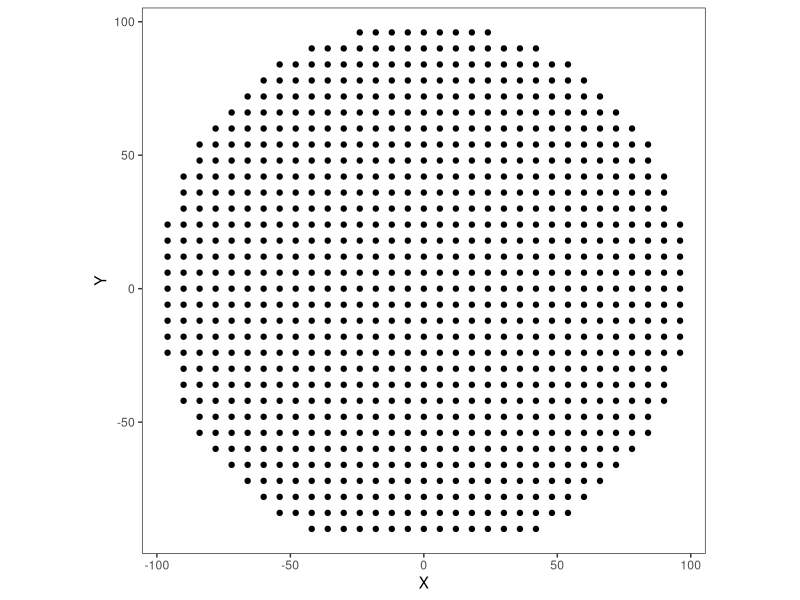
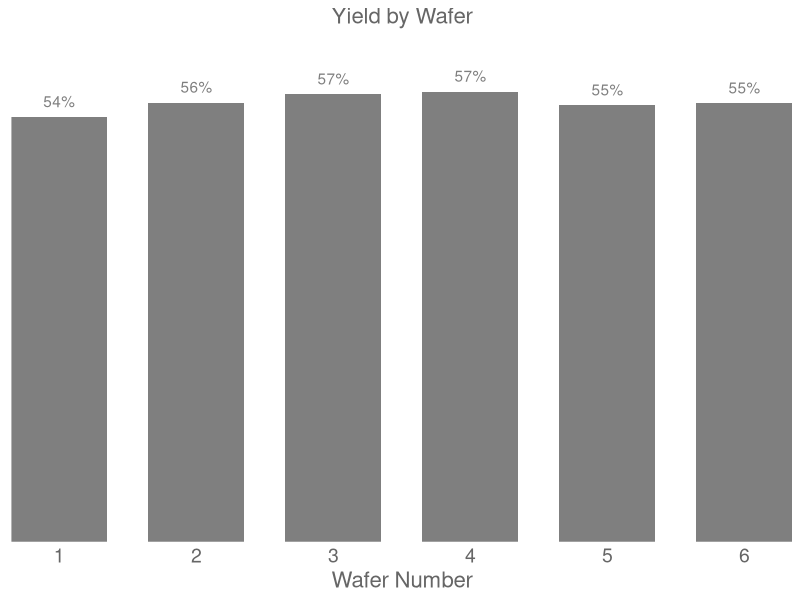
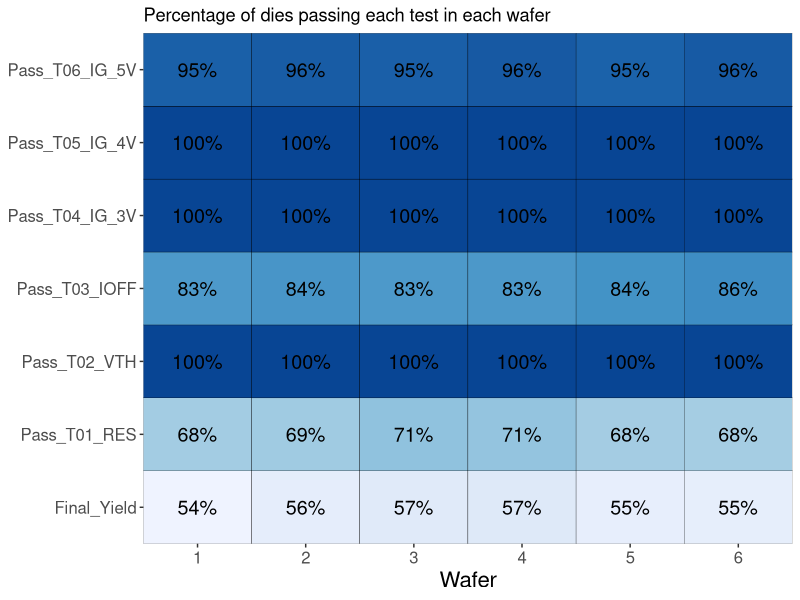
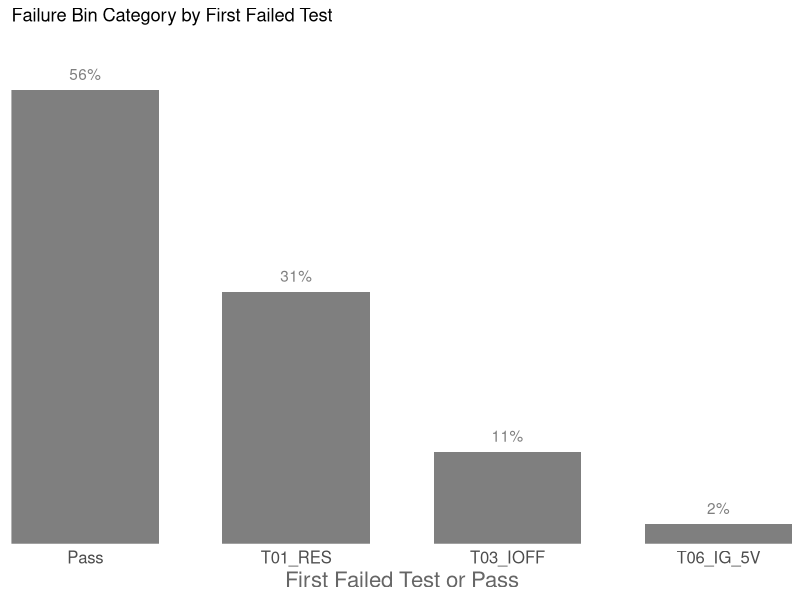
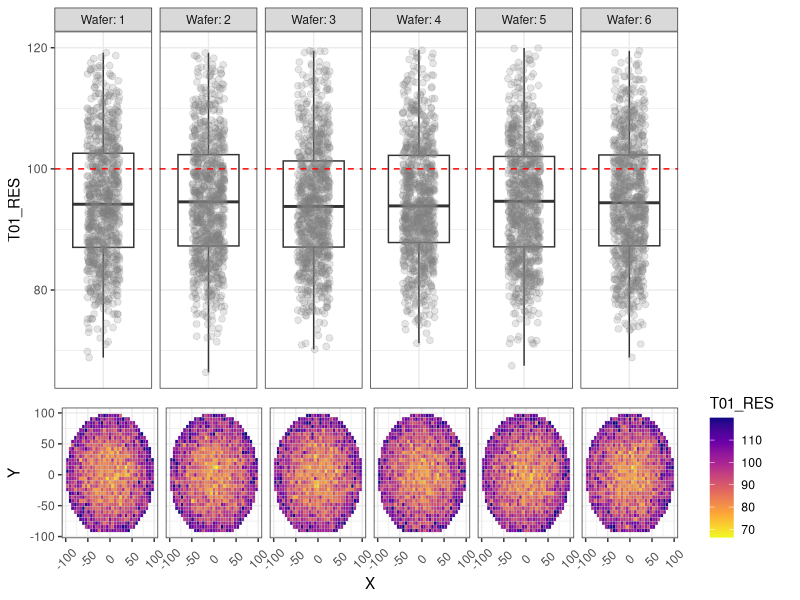
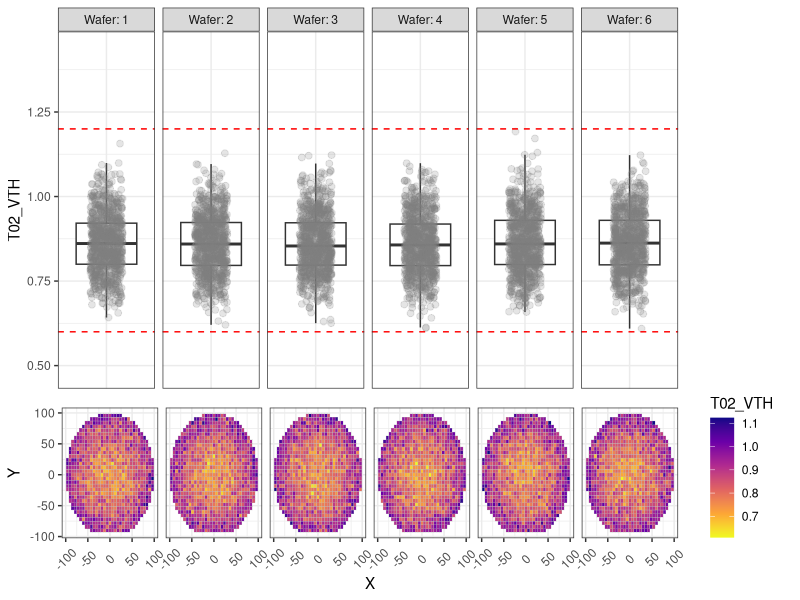
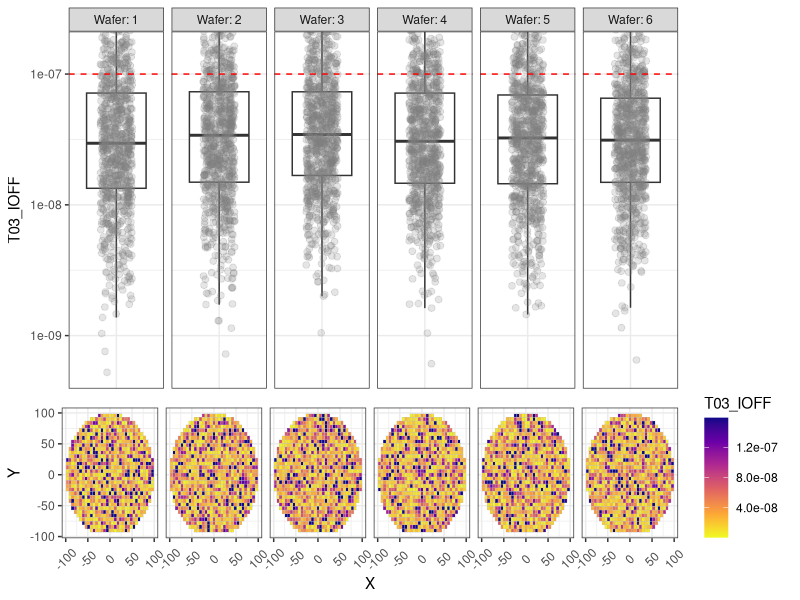
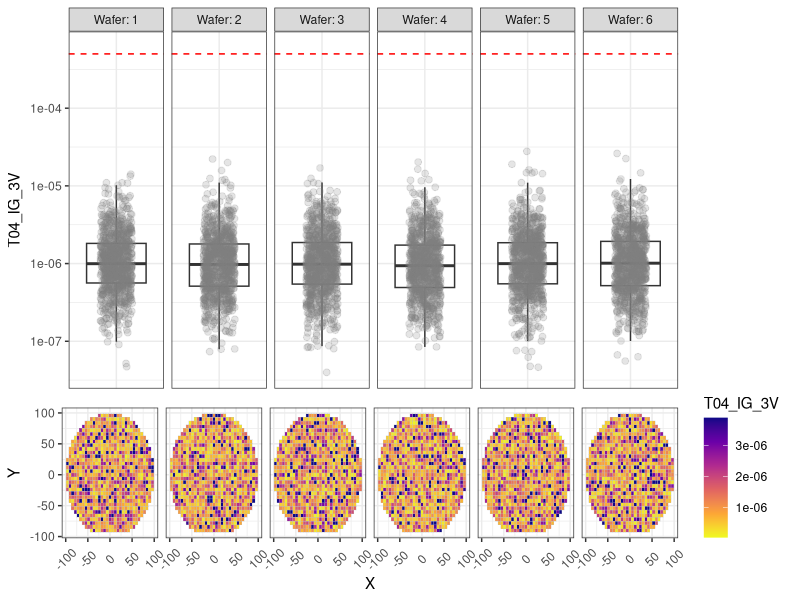

These figures' R source, in order:
## ---- chunk 1
knitr::opts_chunk$set(echo = TRUE, 
                      warning = FALSE, 
                      fig.align = 'center', 
                      cache = TRUE,
                      fig.width = 9)
library(tidyverse)
library(scales)
library(kableExtra)
library(reshape2)
library(ggpubr)
library(ggrepel)
library(cowplot)
## ---- chunk 2

# Define a dataframe from scratch using test names and limits provided
df_limits <- setNames(data.frame(matrix(ncol = 4, nrow = 0)),
                      c("TestName", "LowerLimit", "UpperLimit", "Units"))
df_limits <- rbind(
  df_limits,
  data.frame(
    TestName = 'T01_RES',
    LowerLimit = NA,
    UpperLimit = 100,
    Units = "mOhm"
  )
)
df_limits <- rbind(
  df_limits,
  data.frame(
    TestName = 'T02_VTH',
    LowerLimit = 0.6,
    UpperLimit = 1.2,
    Units = "Volts"
  )
)
df_limits <- rbind(
  df_limits,
  data.frame(
    TestName = 'T03_IOFF',
    LowerLimit = NA,
    UpperLimit = 1e-7,
    Units = "Amps"
  )
)
df_limits <- rbind(
  df_limits,
  data.frame(
    TestName = 'T04_IG_3V',
    LowerLimit = NA,
    UpperLimit = 5e-4,
    Units = "Amps"
  )
)
df_limits <- rbind(
  df_limits,
  data.frame(
    TestName = 'T05_IG_4V',
    LowerLimit = NA,
    UpperLimit = 5e-4,
    Units = "Amps"
  )
)
df_limits <- rbind(
  df_limits,
  data.frame(
    TestName = 'T06_IG_5V',
    LowerLimit = NA,
    UpperLimit = 5e-4,
    Units = "Amps"
  )
)

# Generate a pretty table from the data frame
kable(df_limits) %>%
  kable_styling(
    bootstrap_options = "striped",
    full_width = F,
    position = "center"
  ) %>%
  footnote(general = 'NA: Limit Not Applicable')
## ---- chunk 3

df_wafer_XY <- expand.grid(X = (-16:16)* 6, Y = (-16:16)*6)
df_wafer_XY['radius'] <- sqrt(df_wafer_XY['X']**2 + df_wafer_XY['Y']**2)
df_wafer_XY <- df_wafer_XY %>% filter((radius < 100) & (Y >= -90))

# a quick plot
p <- ggplot(df_wafer_XY, aes(x = X, y = Y)) + 
  geom_point() + 
  theme_bw() + 
  coord_equal()+
  theme(panel.grid.major = element_blank(), 
        panel.grid.minor = element_blank())
p
## ---- chunk 4
generate_wafer_data <-
  function(df_waferXY,
           LotID = 'tmp',
           Wafers = c(1),
           rMean = 80,
           radialFactor = 0.3,
           rSD = 5,
           vMean = 0.75,
           vSD = 0.05,
           ioffMean = -8) {
    df <- df_wafer_XY[rep(seq_len(nrow(df_wafer_XY)), length(Wafers)),]
    df['LotID'] <- LotID
    df['Wafer'] <- rep(Wafers, each = nrow(df_waferXY))
    
    # Generate normally distributed data with additional component increasing with radius
    df['T01_RES'] <- ((rnorm(nrow(df), rMean, rSD) *
                         (1 + radialFactor * (df['radius'] / max(
                           df['radius']
                         )) ** 2)) +
                        ((rnorm(nrow(
                          df
                        ), 0, rSD / 5) ** 2) *
                          (1 + radialFactor * (df['radius'] / max(
                            df['radius']
                          ))) ** 6))
    
    # Hardcoding extreme outliers to simulate machine error codes etc.
    df[df['T01_RES'] > 120, 'T01_RES'] <- 10000
    
    # Generate normally distributed data with additional component increasing with radius
    df['T02_VTH'] <- ((rnorm(nrow(df), vMean, vSD) *
                         (1 + radialFactor * (df['radius'] / max(
                           df['radius']
                         )) ** 2)))
    
    # The leakages generally tend to vary in orders of magnitude. So, they are simulated as 10^X,
    # where X is a normally distributed random variable
    
    df['T03_IOFF'] <- 10 ** rnorm(nrow(df), ioffMean, 0.5)
    df['T04_IG_3V'] <- 10 ** rnorm(nrow(df),-6, 0.4)
    df['T05_IG_4V'] <- 10 ** rnorm(nrow(df),-5, 0.4)
    df['T06_IG_5V'] <- 10 ** rnorm(nrow(df),-4, 0.4)
    
    # "Pass" column corresponds to die passing all the tests, based on the limits above.
    df['Pass'] <- ((df['T01_RES'] < 100) &
                     (df['T02_VTH'] > 0.6) & (df['T02_VTH'] < 1.2) &
                     (df['T03_IOFF'] < 1e-7) &
                     (df['T04_IG_3V'] < 5e-4) &
                     (df['T05_IG_4V'] < 5e-4) &
                     (df['T06_IG_5V'] < 5e-4))
    return(df)
    
  }

# Generate the initial data to be analyzed
df_baseline <-
  generate_wafer_data(
    df_wafer_XY,
    LotID = 'Old_1',
    Wafers = (1:6),
    radialFactor = 0.3,
    ioffMean = -7.5
  )
## ---- chunk 5
# Display the first few rows as a sample
df_baseline %>% 
  select(-any_of(
  c("LotID", "radius"))) %>% 
  head() %>% 
  mutate_if(is.numeric, funs(as.character(signif(., 3)))) %>% 
  kable() %>% 
  kable_styling(
    bootstrap_options = "striped",
    full_width = F,
    position = "center"
  )
## ---- chunk 6
# Code below calculates the yield by wafer and plots a bar chart.
# Yield by wafer is calculate by looking at the fraction of dies with "Pass" == TRUE in a wafer

df_baseline %>% 
  group_by(Wafer) %>% 
  summarise(Yield_Percentage = sum(Pass)/n()) %>%
  ggplot(aes(x = Wafer, y = Yield_Percentage)) + 
  geom_bar(stat = "identity", fill = 'gray50', width = 0.7) +
  scale_y_continuous(labels = function(x){scales::percent(x, accuracy = 1)}, expand = expansion(add = c(0,0.05))) +   
  scale_x_continuous(breaks = (1:6), expand = expansion(0,0)) +
  geom_text(aes(label = scales::percent(Yield_Percentage, accuracy = 1)), 
              nudge_y = 0.02, color = 'gray50') +
  labs(y = 'Yield (% of Passing Die)', x = 'Wafer Number', title = 'Yield by Wafer') +
  theme_minimal() + 
  theme(axis.text.x = element_text(size = 14, color = 'gray40'),
        axis.text.y = element_blank(),
        axis.title.x = element_text(size = 16, color = 'gray40'),
        axis.title.y = element_blank(),
        plot.title = element_text(size = 16, color = 'gray40', hjust = 0.5),
        panel.grid = element_blank())
## ---- chunk 7
# The test names are assigned as the row names for convenience
row.names(df_limits) <- df_limits$TestName

# The function below generates a tile plot of yield by category for each wafer
# taking the test data and test limits as inputs

plot_yield_tile <- function(df_limts, df_test_data) {
  # Generate a separate Pass/Fail column for each test
  for (i in 1:nrow(df_limits)) {
    df_test_data[paste0('Pass_', df_limits$TestName[i])] <- ((
      is.na(df_limits$UpperLimit[i]) |
        (df_test_data[paste0(df_limits$TestName[i])] < df_limits$UpperLimit[i])
    )  &
      (
        is.na(df_limits$LowerLimit[i]) |
          (df_test_data[paste0(df_limits$TestName[i])] > df_limits$LowerLimit[i])
      ))
  }
  
  # Calculate yield grouped by category and wafer
  df_category_yield <- df_test_data[c('LotID', 'Wafer',
                                      grep('Pass', colnames(df_test_data), value = T))] %>%
    melt(id.vars = c('LotID', 'Wafer'),
         variable.name = 'Category') %>%
    group_by(LotID, Wafer, Category) %>%
    summarise(Yield_Percent = sum(value) / n(), NumDies = n(), .groups = 'drop_last')
  
  # Cleaning up the category names
  df_category_yield$Category <-
    gsub('Pass$', 'Final_Yield', df_category_yield$Category)
  
  # Generating the tile plot
  pyield <-
    ggplot(df_category_yield,
           aes(x = Wafer, y = Category, fill = Yield_Percent)) +
    geom_tile(color = 'black') +
    geom_text(aes(label = scales::percent(Yield_Percent, accuracy = 1)), size = 5) +
    scale_fill_distiller(palette = 'Blues', trans = "reverse", labels = scales::percent) + 
    scale_x_continuous(expand = expansion(0, 0), breaks = (1:6)) +
    scale_y_discrete(expand = expansion(0,0)) + 
    theme(axis.text = element_text(size = 12),
          axis.title.x = element_text(size = 16), 
          axis.title.y = element_blank(),
          legend.position = 'none',
          ) +
    labs(title = 'Percentage of dies passing each test in each wafer')
  
  return(pyield)
}

print(plot_yield_tile(df_limts, df_baseline))
## ---- chunk 8
# The function below genrates a yield pareto chart which displays yield loss categories
# from most significant to least significant as a bar chart

plot_yield_pareto <- function(df_limts, df_test_data){
  
  # Generate a separate Pass/Fail column for each test
  for(i in 1:nrow(df_limits)){
    df_test_data[paste0('Pass_',df_limits$TestName[i])] <- (
      (is.na(df_limits$UpperLimit[i]) | 
         (df_test_data[paste0(df_limits$TestName[i])] < df_limits$UpperLimit[i]))  & 
      (is.na(df_limits$LowerLimit[i]) | 
         (df_test_data[paste0(df_limits$TestName[i])] > df_limits$LowerLimit[i]))
      )
  }
  
  # For the pareto we need to identify the first test which fails for each die
  # If none of the tests fail, the die is marked as "Pass"
  df_tests_inverse <- !(df_test_data[grep('Pass_T',colnames(df_test_data), value = T)])
  df_test_data$FirstFailTest <- colnames(df_tests_inverse)[ifelse(
                              rowSums(df_tests_inverse)==0, NA,max.col(df_tests_inverse, "first"))]
  df_test_data$FirstFailTest <- ifelse(is.na(df_test_data$FirstFailTest),
                                       'Pass',gsub('Pass_','',df_test_data$FirstFailTest))
  
  # Generate the plot
  pareto <- df_test_data %>% group_by(FirstFailTest) %>% 
              summarise(Bin_Perc = n()/nrow(df_test_data)) %>%
              ggplot(aes(x = reorder(FirstFailTest,-Bin_Perc), 
                         y = Bin_Perc)) +
              #, fill = FirstFailTest
              geom_bar(stat = 'identity', fill = 'gray50', width = 0.7) +  
              geom_text(aes(label = scales::percent(Bin_Perc, accuracy = 1)), nudge_y = 0.02, color = 'gray50') +
              scale_fill_brewer(type = 'qual') + 
              labs(fill = '', x = 'First Failed Test or Pass', 
                   y = 'Bin Percentage', title = 'Failure Bin Category by First Failed Test') + 
              scale_y_continuous(expand = expansion(add = c(0, 0.05)), labels = scales::percent) +
              scale_x_discrete(expand = expansion(0,0)) + 
              theme_minimal() + 
              theme(axis.text = element_text(size = 12),
                    panel.grid = element_blank(),
                    axis.title.x = element_text(size = 16, color = 'gray40'),
                    axis.text.y = element_blank(),
                    axis.title.y = element_blank(),
                    legend.position = 'none',
                    )

  return(pareto)
}
plot_yield_pareto(df_limts, df_baseline)
## ---- chunk 9


# changing the wafer variable from numeric to factor for better formatting
df_baseline$Wafer <- as.factor(df_baseline$Wafer)

# loop through the test data columns and generate one plot for each test
for (col in grep('T0', colnames(df_baseline), value = T)) {
  # automatically determine the limits to be used for Y-axis
  # this is to exclude outliers and zoom to a sensible window
  ylim1 <-
    boxplot.stats(df_baseline[, col], coef = 1.6)$stats[c(1, 5)]
  ybox_min <-
    min(ylim1[1], df_limits[col, 'LowerLimit'] * 0.8, na.rm = T)
  ybox_max <-
    max(ylim1[2], df_limits[col, 'UpperLimit'] * 1.2, na.rm = T)
  
  pbox <- ggplot(df_baseline, aes_string(y = col, x = 'Wafer')) +
    geom_boxplot(outlier.alpha = 0) +
    geom_jitter(
      aes(color = 'gray'),
      alpha = 0.2,
      size = 2,
      width = 0.2,
      show.legend = FALSE
    ) +
    facet_grid( ~ Wafer, scales = 'free_x', labeller = label_both) +
    
    # apply the automatic Y-axis limits from above
    coord_cartesian(ylim = c(ybox_min, ybox_max)) +
    
    # add lines corresponding to the upper and lower test limits
    geom_hline(yintercept = df_limits[col, 'LowerLimit'],
               color = 'red',
               linetype = 2) +
    geom_hline(yintercept = df_limits[col, 'UpperLimit'],
               color = 'red',
               linetype = 2) +
    
    # theme changes for better formatting
    theme_bw() +
    theme(
      axis.text.x = element_blank(),
      axis.title.x = element_blank(),
      axis.ticks.x = element_blank()
    ) +
    scale_color_manual(values = c('gray50'))
  
  
  # currents are better displayed in log-scale on the Y-axis
  if (grepl('_I', col)) {
    pbox <- pbox + scale_y_log10()
  }
  
  pmap <- ggplot(df_baseline, aes(x = X, y = Y)) +
    geom_tile(color = 'gray', aes_string(fill = col)) +
    facet_grid( ~ Wafer, scales = 'free_x', labeller = label_both) +
    scale_fill_viridis_c(option = 'plasma',
                         limits = ylim1, 
                         oob = squish,
                         direction = -1
                         ) + 
    theme_bw() +
    theme(strip.text = element_blank(),
          axis.text.x = element_text(angle = 45, vjust = 0.5))
  
  p_legend <-
    ggarrange(
      get_legend(pmap),
      ggplot() + theme_void(),
      nrow = 2,
      heights = c(2, 1)
    )
  pmap <- pmap + theme(legend.position = 'none')
  
  
  # Print one header per graph (useful when automating reports)
  cat('###  ', col, '\n\n')
  print(
    ggarrange(
      pbox,
      ggplot() + theme_void(),
      pmap,
      p_legend,
      ncol = 2,
      nrow = 2,
      heights = c(2, 1),
      widths = c(6, 1),
      align = 'v'
    )
  )
  cat(' \n\n')
}

## ---- chunk 10

# Generate different types of data for each process separately
df_baseline_POR <- generate_wafer_data(df_wafer_XY, LotID = 'Exp_1', 
                  Wafers = c(1,5,9), radialFactor = 0.3, ioffMean = -7.5)
df_process_A1 <- generate_wafer_data(df_wafer_XY, LotID = 'Exp_1', 
                  Wafers = c(2,6,10), rMean = 80, radialFactor = 0.1, ioffMean = -7.5)
df_process_A2 <- generate_wafer_data(df_wafer_XY, LotID = 'Exp_1', 
                  Wafers = c(3,7,11), rMean = 65, radialFactor = 0.8, ioffMean = -7.5)
df_process_B1 <- generate_wafer_data(df_wafer_XY, LotID = 'Exp_1', 
                  Wafers = c(4,8,12), rMean = 65, vMean = 0.65, radialFactor = 0.3, ioffMean = -7)

# Assign the process parameters for each process split
df_baseline_POR <- df_baseline_POR %>% 
  mutate( Process = 'Baseline', Temp = 'Baseline', Strain = 'Baseline')
df_process_A1 <- df_process_A1 %>% 
  mutate( Process = 'A1', Temp = 'Higher', Strain = 'Baseline')
df_process_A2 <- df_process_A2 %>% 
  mutate( Process = 'A2', Temp = 'Lower', Strain = 'Baseline')
df_process_B1 <- df_process_B1 %>% 
  mutate( Process = 'B1', Temp = 'Baseline', Strain = 'Higher')

# Combine the data into one data frame with 12 wafers
df_experiment <- bind_rows(df_baseline_POR, df_process_A1, df_process_A2, df_process_B1)
## ---- chunk 11
kable(df_experiment %>% group_by(Wafer,Process,Temp,Strain) %>% summarise(.groups = 'rowwise')) %>% 
  kable_styling(bootstrap_options = "striped", full_width = F, position = "center")
## ---- chunk 12
# Box plot with minimal customization
# Outliers are excluded using a manual zoom on the Y-axis
pbox <- ggplot(df_experiment, aes_string(y = 'T01_RES', x = 'Wafer')) + 
          geom_boxplot(outlier.alpha = 0) + 
          geom_jitter(alpha = 0.2, size = 2, width = 0.2) + 
          facet_grid(~Wafer+Temp+Strain+Process, labeller = label_both, scales = 'free_x') + 
          coord_cartesian(ylim = c(60,150)) 
print(pbox)
## ---- chunk 13


# Change Wafer column to factor type for better formatting
df_experiment$Wafer <- as.factor(df_experiment$Wafer)

# The columns to be used for grouping / faceting
# This can be customized based on experiment conditions
grouping_cols <- c('Temp', 'Strain', 'Process', 'Wafer')
facet_formula = as.formula(paste("~", paste0(grouping_cols, collapse = '+')))

# Code below generates a tile plot with experiment variables on Y-axis
# and various levels of those variables color coded
# this tile plot replaces the ribbon / strip associated with the facet information

group_table <-
  df_experiment %>% group_by(.dots = grouping_cols) %>% summarise(.groups = 'rowwise')
group_table2 <- group_table
colnames(group_table2) <- paste0(colnames(group_table2), '_tmp1')
group_table <- cbind(group_table, group_table2)
group_table_stack <-
  melt(group_table, id.vars = grouping_cols, variable.name = 'Split')
group_table_stack$Split <-
  factor(gsub('_tmp1$', '', group_table_stack$Split),
         levels = rev(grouping_cols))
group_table_stack$value2 <- group_table_stack$value
group_table_stack$value2[group_table_stack$Split == 'Wafer'] <- NA
p_strip <-
  ggplot(group_table_stack, aes(x = Wafer, y = Split, label = value)) +
  geom_tile(aes(fill = value2), color = 'black') +
  geom_text(size = 4) +
  facet_grid(facet_formula, scales = 'free_x') +
  scale_x_discrete(expand = c(0, 0)) +
  theme(
    legend.key.size = unit(0, 'cm'),
    legend.text = element_text(size = 1, color = 'white'),
    axis.title.x = element_blank(),
    axis.text.x = element_blank(),
    axis.ticks.x = element_blank(),
    axis.title.y = element_blank(),
    axis.text.y = element_text(size = 10, vjust = 0.5),
    strip.text = element_blank(),
    panel.spacing.x = unit(0.05, "lines"),
    panel.background = element_blank(),
    plot.margin = margin(0, 0.1,-0.1, 0.1, "cm"),
    plot.background = element_blank()
  )  +
  labs(fill = '')  +
  scale_fill_manual(values = get_palette('Pastel1', length(unique(
    group_table_stack$value2
  ))))

# Loop through the test data columns and generate one plot for each test
for (col in grep('T0', colnames(df_experiment), value = T)) {
  # Automatically determine the limits to be used for Y-axis
  # This is to exclude outliers and zoom to a sensible window
  
  ylim1 <-
    boxplot.stats(df_experiment[, col], coef = 1.6)$stats[c(1, 5)]
  ybox_min <-
    min(ylim1[1], df_limits[col, 'LowerLimit'] * 0.8, na.rm = T)
  ybox_max <-
    max(ylim1[2], df_limits[col, 'UpperLimit'] * 1.2, na.rm = T)
  
  pbox <- ggplot(df_experiment, aes_string(y = col, x = 'Wafer')) +
    geom_boxplot(outlier.alpha = 0) +
    
    # apply the automatic Y-axis limits from above
    coord_cartesian(ylim = c(ybox_min, ybox_max)) +
    geom_jitter(alpha = 0.2,
                size = 2,
                color = 'gray50',
                width = 0.2) +
    
    # faceting / grouping based on the chosen categories
    facet_grid(facet_formula, scales = 'free_x') +
    
    # add lines corresponding to the upper and lower test limits
    geom_hline(yintercept = df_limits[col, 'LowerLimit'],
               color = 'red',
               linetype = 2) +
    geom_hline(yintercept = df_limits[col, 'UpperLimit'],
               color = 'red',
               linetype = 2) +
    
    # theme settings for better formatting
    theme_bw() +
    theme(
      strip.text = element_blank(),
      axis.text.x = element_blank(),
      axis.title.x = element_blank(),
      axis.text.y = element_text(size = 10),
      panel.spacing.x = unit(0.05, "lines"),
      panel.border = element_rect(
        color = 'gray',
        fill = NA,
        size = 0.5
      ),
      plot.margin = margin(-0.1, 0.1,-0.1, 0.1, 'cm'),
      axis.ticks.x = element_blank()
    )
  
  
  
  # currents are better displayed in log-scale on Y-axis
  if (grepl('_I', col)) {
    pbox <- pbox + scale_y_log10()
  }
  
  pmap <-
    ggplot(df_experiment, aes(x = X, y = Y)) + geom_tile(color = 'gray', aes_string(fill = col)) +
    facet_grid(facet_formula, scales = 'free_x') +
    scale_fill_viridis_c(
      option = 'plasma',
      limits = ylim1,
      oob = squish,
      direction = -1
    ) +
    scale_x_continuous(breaks = c(-50, 0, 50)) +
    theme_bw() + 
    theme(
      strip.text = element_blank(),
      #axis.text.x = element_text(angle = 270, hjust = 0),
      plot.margin = margin(0, 0.1, 0, 0.1, 'cm'),
      panel.spacing.x = unit(0.05, "lines"),
      panel.border = element_rect(
        color = 'gray',
        fill = NA,
        size = 0.5
      )
    )
  
  
  p_legend <-
    ggarrange(
      get_legend(pmap),
      ggplot() + theme_void(),
      nrow = 2,
      heights = c(2, 1)
    )
  
  p_strip <- p_strip + theme(legend.position = 'none')
  pmap <- pmap + theme(legend.position = 'none')
  
  
  # print one header per graph (useful when automating reports)
  cat('###  ', col, '\n\n')
  
  # Use ggrrange to combine multiple sections of the plot
  print(
    ggarrange(
      p_strip,
      ggplot() + theme_void(),
      pbox,
      ggplot() + theme_void(),
      pmap,
      p_legend,
      nrow = 3,
      ncol = 2,
      heights = c(2, 2.5, 1.5),
      widths = c(9, 1),
      align = 'v'
    )
  )
  
  cat(' \n\n')
}

## ---- chunk 14


# The function below generates a tile plot of yield by category for each wafer
# taking the test data and test limits as inputs
plot_yield_tile2 <- function(df_limits, df_test_data) {
  # Generate a separate Pass/Fail column for each test
  for (i in 1:nrow(df_limits)) {
    df_test_data[paste0('Pass_', df_limits$TestName[i])] <- ((
      is.na(df_limits$UpperLimit[i]) |
        (df_test_data[paste0(df_limits$TestName[i])] < df_limits$UpperLimit[i])
    )  &
      (
        is.na(df_limits$LowerLimit[i]) |
          (df_test_data[paste0(df_limits$TestName[i])] > df_limits$LowerLimit[i])
      ))
  }
  
  # Calculate yield grouped by category and wafer
  df_category_yield <- df_test_data[c(grouping_cols,
                                      grep('Pass', colnames(df_test_data), value = T))] %>%
    melt(id.vars = c(grouping_cols),
         variable.name = 'Category') %>%
    group_by(.dots = c(grouping_cols, 'Category')) %>%
    summarise(
      Yield_Percent = sum(value) / n(),
      NumDies = n(),
      .groups = 'rowwise'
    )
  
  # Cleaning up the category names
  df_category_yield$Category <-
    gsub('Pass$', 'Final_Yield', df_category_yield$Category)
  
  # Generating the tile plot
  pyield <-
    ggplot(df_category_yield,
           aes(x = Wafer, y = Category, fill = Yield_Percent)) +
    geom_tile(color = 'black') +
    facet_grid(facet_formula, scales = 'free_x') +
    geom_text(aes(label = scales::percent(Yield_Percent, accuracy = 1)), size = 4) +
    scale_fill_distiller(palette = 'Blues',
                         trans = "reverse",
                         labels = scales::percent) +
    theme_bw() +
    scale_x_discrete(expand = expansion(0, 0)) +
    scale_y_discrete(expand = expansion(0, 0)) +
    theme(
      strip.text = element_blank(),
      axis.text.x = element_blank(),
      axis.title.x = element_blank(),
      axis.text.y = element_text(size = 10),
      panel.spacing.x = unit(0.05, "lines"),
      panel.border = element_rect(
        color = 'gray',
        fill = NA,
        size = 0.5
      ),
      plot.margin = margin(-0.1, 0.1, 0, 0.1, 'cm'),
      axis.ticks.x = element_blank()
    )
  
  p_legend <- ggarrange(
    get_legend(pyield),
    ggplot() + theme_void(),
    nrow = 2,
    heights = c(2, 1)
  )
  
  p_strip <- p_strip + theme(legend.position = 'none')
  pyield <- pyield + theme(legend.position = 'none')
  
  p_main <-     ggarrange(
      p_strip,
      pyield,
      nrow = 2,
      ncol = 1,
      heights = c(1, 2),
      align = 'hv'
    )
  
  # Use ggrrange to combine multiple sections of the plot
  return(p_main)
}

plot_yield_tile2(df_limits, df_experiment)

## ---- chunk 15
# Include only the baseline process and process A1 for easier comparison.
df_Baseline_and_ProcessA1 <- subset(df_experiment, Process %in% c("Baseline","A1")) 

# Exclude outliers T01_RES (T01_RES > 1000) to make sure results are not skewed by outliers
df_Baseline_and_ProcessA1 <- subset(df_Baseline_and_ProcessA1, T01_RES < 1000)

# Apply Welch Two Sample t-test to each column of interest
lapply(df_Baseline_and_ProcessA1[,grep('T0|Pass',colnames(df_Baseline_and_ProcessA1), value = T)], 
       function(x) t.test(x ~ df_Baseline_and_ProcessA1$Process))
